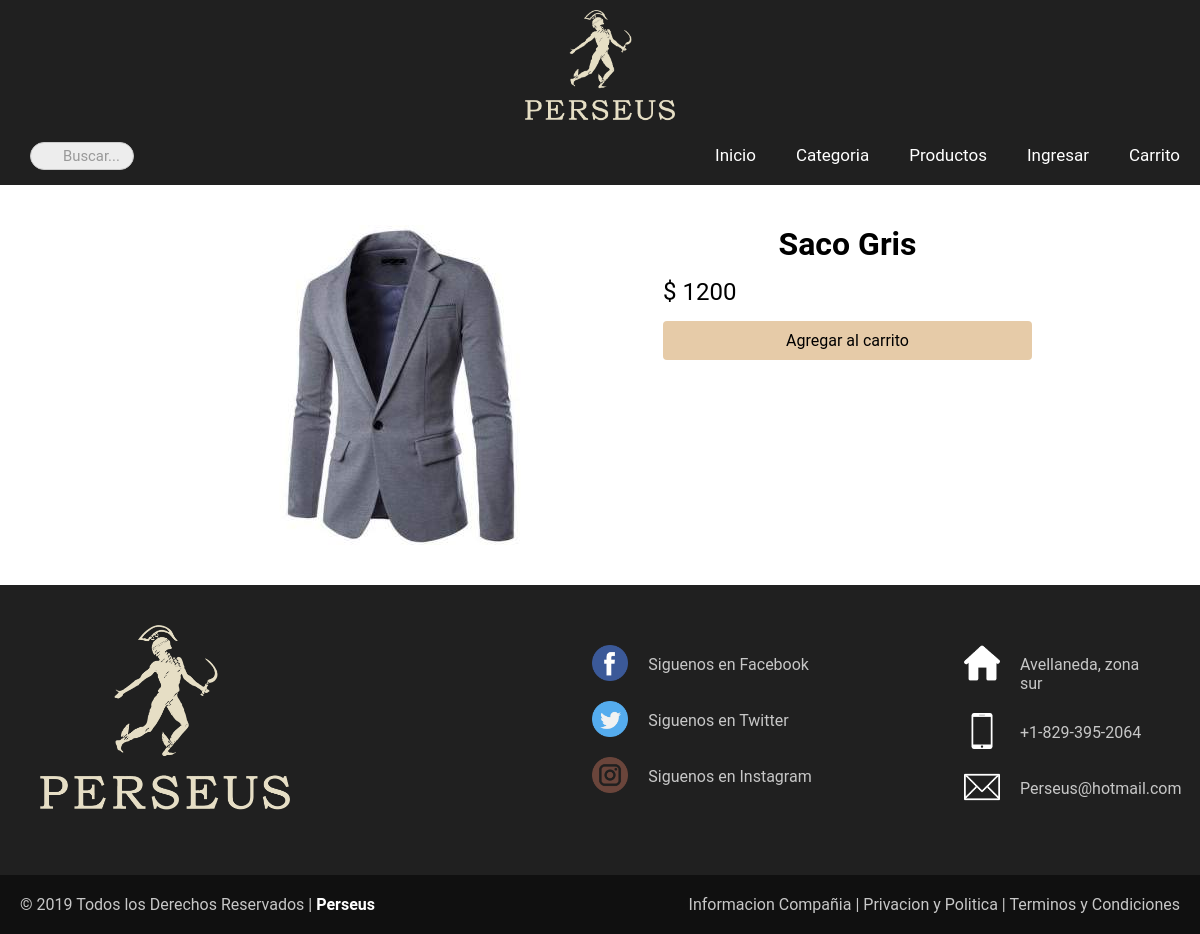
Page /producto_x.php?id_producto=16 on the committed database.
### tables this page shows
CREATE TABLE `productos` (
  `id_producto` int(11) NOT NULL,
  `nombre` varchar(100) NOT NULL,
  `precio` int(20) NOT NULL,
  `categoria` varchar(20) NOT NULL,
  `imagen` varchar(200) NOT NULL
);

### producto_x.php (the view, shortened to what this page needs)
<?php
include("admin/conexion.php");
$id=$_GET['id_producto'];
$sql="SELECT * FROM productos WHERE id_producto='".$id."'";
$resultado=mysqli_query($conexion, $sql);
$fila=mysqli_fetch_assoc($resultado);
 ?>
<!doctype html>
<html>
<head>
<link rel="stylesheet" type="text/css" href="estilos.css">
</head>
<body>
	<?php include("header.php");?>
	<div class="main-productos">
		<div class="izq_producto">
		    <img src="admin/img/<?php echo $fila['imagen'] ?>" alt="">
		</div>
		<div class="der_producto">
			<h1><?php echo $fila['nombre'] ?></h1>
			<p class="precio">$ <?php echo $fila['precio']?></p>
			<a  href="carrito.php?id=<?php echo $fila['id_producto']?>" class="agregar-al-carrito"><p>Agregar al carrito</p></a>
		</div>
	</div>
	<?php include("footer.php")?>
</body>
</html>

### estilos.css (style rules this page uses)
* { margin: 0; padding: 0; font-family: Roboto, sans-serif ; box-sizing: border-box; }
p { text-align: center; }
.main-productos { box-sizing:border-box; margin:40px auto; max-width: 1200px; width:100%; height: auto; overflow: hidden; }
.izq_producto { width: 55%; float: left; }
.izq_producto img { display: block; margin: auto; }
.der_producto { float: left; width: 45%; padding: 0 2%; }
.der_producto h1 { text-align:center; font-size:2em; }
.precio { font-size: 1.5em; }
.der_producto p { text-align:left; margin:15px 0; }
.agregar-al-carrito { text-align:center; display: block; text-decoration: none; padding: 10px; background:#E6CBA8 ; color:black; border-radius:4px; max-width:500px; margin:auto; width:100%; transition:0.8s; }
.agregar-al-carrito p { margin:0; text-align:center; }
.main-productos a { text-decoration: none; color: #000000; box-shadow: }
@media screen and (max-width: 1216px) { .main-productos { max-width: 900px; } }

### rows in the picture
productos: imagen (picture), nombre "Saco Gris", precio "1200"
